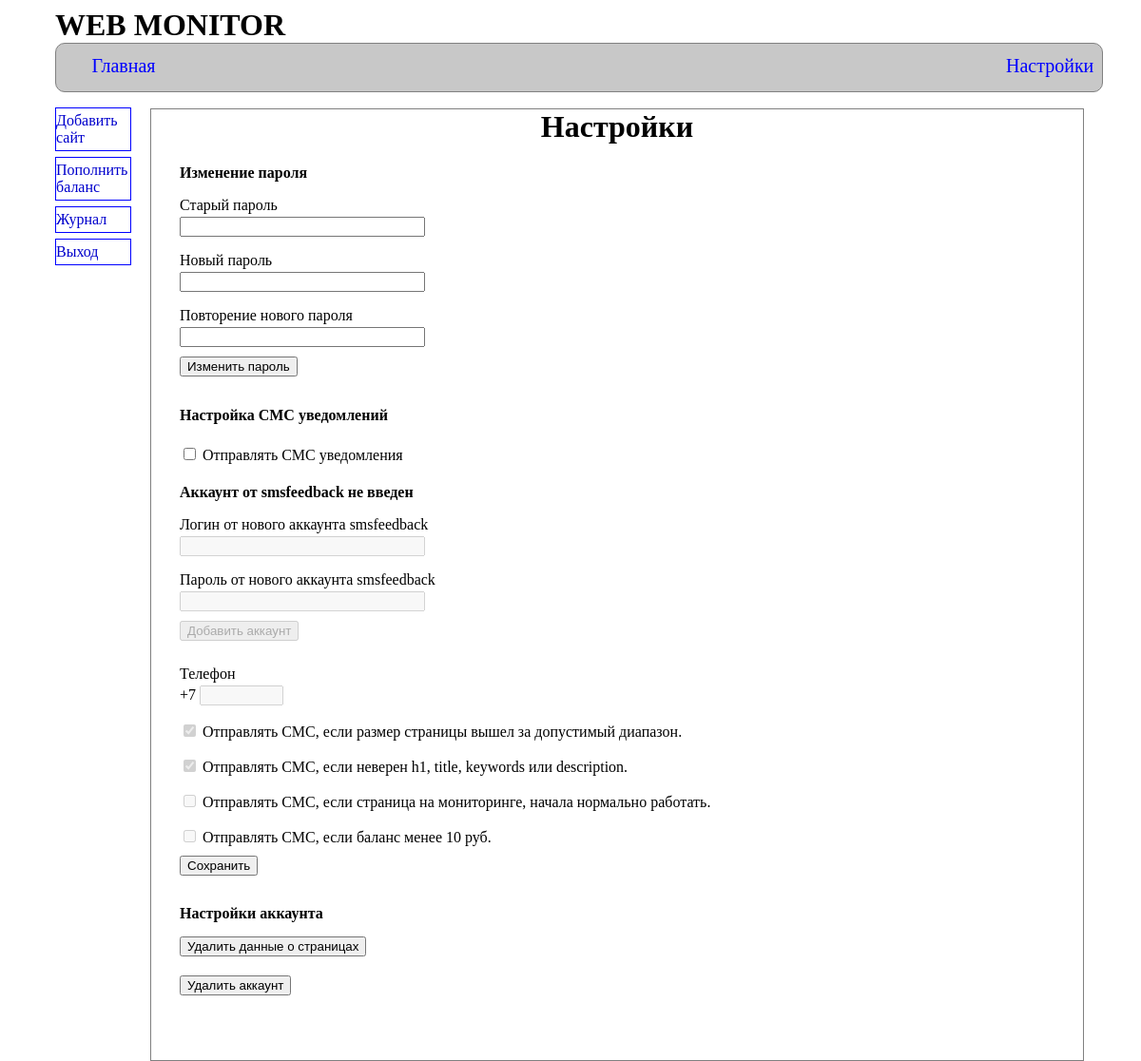
The page /option.php (signed in) on the database as committed earlier.
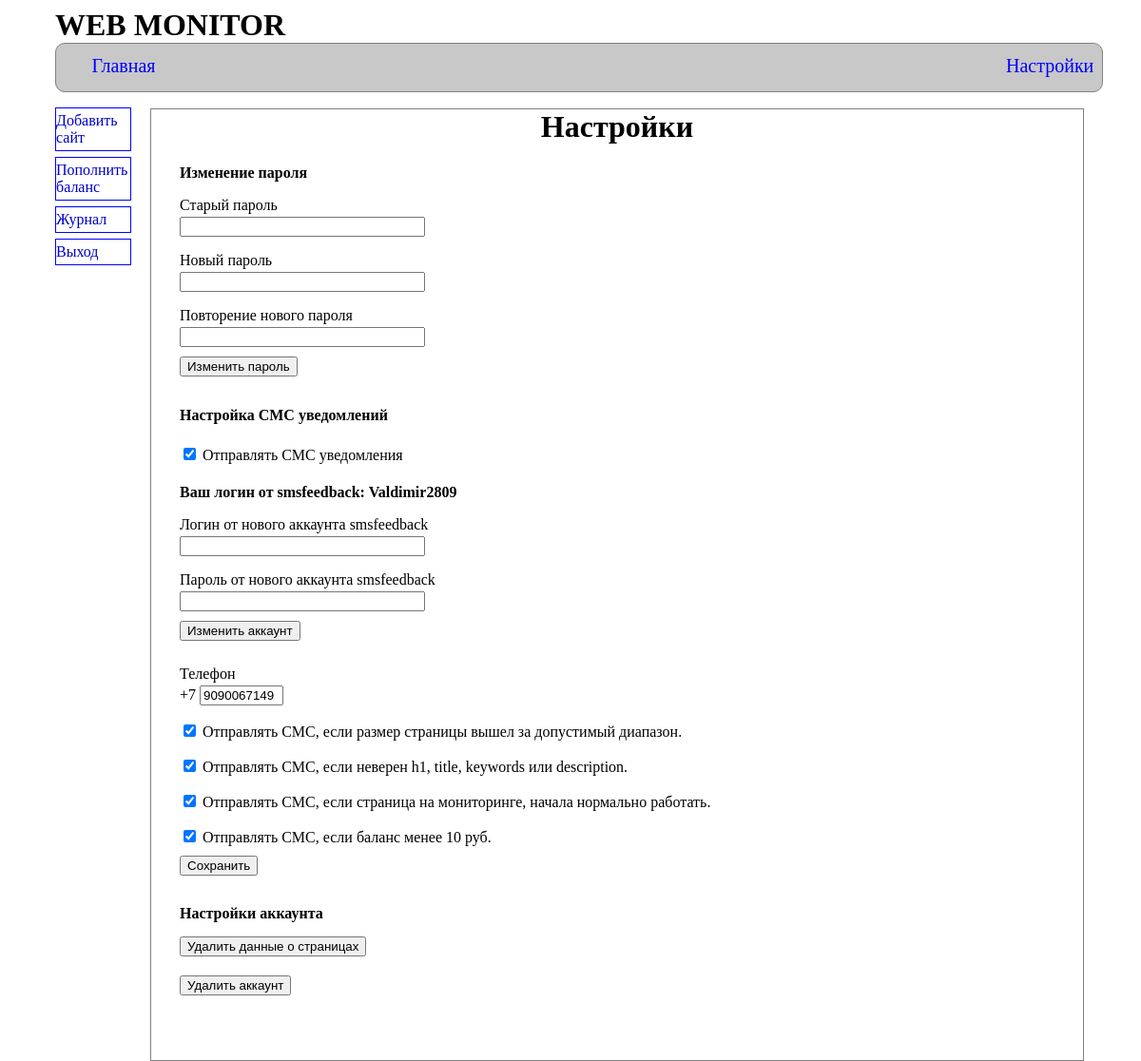
The same page on the database as committed later.
### tables this page shows
CREATE TABLE IF NOT EXISTS `user_option` (
  `id` int(11) NOT NULL AUTO_INCREMENT,
  `name` varchar(100) NOT NULL,
  `surname` varchar(100) NOT NULL,
  `login` varchar(100) NOT NULL,
  `password` text NOT NULL,
  `sms_submit` tinyint(1) NOT NULL,
  `login_smsfeedback` text NOT NULL,
  `password_smsfeedback` text NOT NULL,
  `telephone` varchar(11) NOT NULL,
  `sms_size` tinyint(1) NOT NULL DEFAULT '1',
  `sms_meta` tinyint(1) NOT NULL DEFAULT '1',
  `sms_normal` tinyint(1) NOT NULL DEFAULT '0',
  `sms_balance` tinyint(1) NOT NULL DEFAULT '0',
  PRIMARY KEY (`id`)
);

### modelUserOption.php (called while the page is built, shortened)
<?php
class modelUserOption
{
    public function getSmsOption()
    {
        $conn= connectDB();
        $sql="SELECT sms_submit,login_smsfeedback,telephone,sms_size,sms_meta,sms_normal,sms_balance"
                . " FROM user_option LIMIT 1";
        $result=$conn->query($sql);
        return $result->fetch(PDO::FETCH_ASSOC);
    }
}

### option.php (the view, shortened to what this page needs)
<?php
    require_once 'modelUserOption.php';
    require_once 'modelUserOption.php';
    $DBUserOption=new modelUserOption();
    $data=$DBUserOption->getSmsOption();
?>
<!DOCTYPE html>
 <html>
<html>
    <head>
        <link rel="stylesheet" href="style/main.css" type="text/css">
        <link rel="stylesheet" href="style/option.css" type="text/css">
    </head>
    <body>
        <header>
            <h1> WEB MONITOR</h1>
            <div id="headDiv">
                <a href="index.php">
                    <div id="headIndexA">
                        <p> Главная</p>
                    </div>
                </a>
                <a href="option.php">
                    <div id="headOptionA">
                        <p> Настройки</p>
                    </div>
                </a>
            </div>
        </header>
        <nav>
            <ul>
                <li><div><a href="/enterUrlPage.php"><p>Добавить сайт</p></a></li></div>
            <li><div> <a href="https://www.smsfeedback.ru/users/invoices/addinvoiceform.php">
                        <p>Пополнить баланс</p></a> </li></div>
            <li><div> <a href="journal.php"><p>Журнал</p></a></li></div>
            <li><div> <a href="serverFunc.php?exit=true"><p>Выход</p></a></li></div>
             </ul>
        </nav>
        <main>
        <div id="main">
            <h1>Настройки</h1>
            <form id="formChangePassword" action="serverFunc.php" method="post">
                <div id="divChangePassword">
                    <h4>Изменение пароля</h4>
                    <p>Старый пароль</p>
                    <input type="password" name="passwordOld" class="inputText">
                    <p>Новый пароль</p>
                    <input type="password" name="passwordNew" class="inputText">
                    <p>Повторение нового пароля</p>
                    <input type="password" name="passwordNew2"class="inputText">
                    <br>
                    <input type="submit" id="btnChangePassword" name="btnChangePassword" value="Изменить пароль">
                </div>
            </form>
            <form id="formSmsOption" action="serverFunc.php" method="post">
                <h4>Настройка СМС уведомлений</h4>
                <input type="checkbox" name="checkboxSms" id="checkboxSms"  class="chBox"
                     <?php if ($data['sms_submit']==1 ) echo "checked" ?> id="checkboxSMS" >
                <label for="checkboxSMS">Отправлять СМС уведомления</label>
                <?php if ($data['login_smsfeedback']!=''):?>
                    <h4> Ваш логин от smsfeedback: <?=$data['login_smsfeedback'] ?></h4>
                 <?php else:?>
                    <h4> Аккаунт от smsfeedback не введен</h4>
                <?php endif?>
                <p class="SMS">Логин от нового аккаунта smsfeedback</p>
                <input type="text" class="SMS inputText" name="loginSmsFeedBack"
                       value="<?=$loginSms?>"
                >
                <p class="SMS">Пароль от нового аккаунта smsfeedback</p>
                <input type="password" class="SMS inputText" name="passwordSmsFeedBack" >
                <br>
                <input type="submit"class="SMS" id="btnChangeAccountSms" name="btnChangeAccountSms"
                       value="<?php if ($data['login_smsfeedback']!='') echo "Изменить аккаунт";
                           else echo "Добавить аккаунт";
                        ?>"
                >
                <p class="SMS">Телефон</p>
                <span id="spanTelephone">+7</span>
                <input type="text" class="SMS " id="telephone" name="telephone"value="<?=substr($data['telephone'],1) ?>"
                       title="Номер телефона на который будут присылаться СМС уведомления"
                >
                <br>
                <input type="checkbox" name="checkboxSmsSize" id="checkboxSmsSize"  class="chBox SMS"
                     <?php if ($data['sms_size']==1 ) echo "checked" ?>  >
                <label for="checkboxSmsSize">Отправлять СМС, если размер страницы вышел за допустимый диапазон.</label>
                <br>
                <input type="checkbox" name="checkboxSmsMeta" id="checkboxSmsMeta" class="chBox SMS"
                     <?php if ($data['sms_meta']==1 ) echo "checked" ?>  >
                <label for="checkboxSmsMeta">Отправлять СМС, если неверен h1, title, keywords или description.</label>
                <br>
                <input type="checkbox" name="checkboxSmsNormal" id="checkboxSmsNormal" class="chBox SMS"
                     <?php if ($data['sms_normal']==1 ) echo "checked" ?>  >
                <label for="checkboxSmsNormal">Отправлять СМС, если страница на мониторинге, начала нормально работать.</label>
                <br>
                <input type="checkbox" name="checkboxSmsBalance" id="checkboxSmsBalance" class="chBox SMS"
                     <?php if ($data['sms_balance']==1 ) echo "checked" ?> >
                <label for="checkboxSmsBalance">Отправлять СМС, если баланс менее 10 руб.</label>
                <br>
                <input type="submit" id="btnSaveOption" name="btnSaveOption" value="Сохранить">
            </form>
            <form id="formAccountOption" action="serverFunc.php" method="post">
                <h4> Настройки аккаунта</h4>
                <input type="submit" id="btnDeleteData" name="btnDeleteData" value="Удалить данные о страницах">
                <br>
                <input type="submit" id="btnDeleteAccount" name="btnDeleteAccount" value="Удалить аккаунт">
            </form>
        </div>
        </main>
    </body>
</html>

### style/main.css (style rules this page uses)
body { position:absolute; width: 1100px; left: 50%; transform: translate(50,0); }
h1 { margin-bottom: 0px; margin-top: 0px; }
#headDiv { background-color: rgb(200,200,200); border-radius: 10px; border: 1px solid gray; width: 100%; height: 50px; }
#headIndexA,#headOptionA { position: absolute; display: inline; color: blue; margin-top: -8px; font-size: 15pt; }
#headIndexA { left: 2%; width: 100px; height: 60px; }
#headIndexA>p { text-align: center; }
#headOptionA { left:1000px; width: 100px; height: 60px; }
main { border: 1px solid gray; }
nav { position: absolute; height:200px; width: 80px; float:left; z-index: 5; margin-top: 10px; }
main { position: relative; top: 7px; left: 100px; width: 980px; height: 800px; margin-top: 10px; }
ul { padding-left: 0px; margin: 0px; }
ul>li { list-style-type: none; }
ul>li>div { border: 1px solid blue; margin: 6px 0px; }
ul>li>div>a>p { margin:4px 0px; }
a { outline: none !important; text-decoration: none; color: #00C; }

### style/option.css (style rules this page uses)
main { height:1000px; }
main h1 { text-align: center; }
main form { margin-left: 30px; }
main form p { margin-bottom: 3px; }
main form h4 { margin-bottom: 5px; }
.inputText { width: 250px; }
#telephone { width:80px; }
#btnChangePassword,#btnSaveOption, #btnDeleteAccount,#btnDeleteData,#btnChangeAccountSms { margin: 10px 0px; }
.chBox { margin-top: 20px; }

Rows that differ between the two databases and show on the page:
changed user_option: sms_submit "☐" → "☑"; login_smsfeedback (not shown) → "Valdimir2809"; btnChangeAccountSms "Добавить аккаунт" → "Изменить аккаунт"; sms_normal "☐" → "☑"; sms_balance "☐" → "☑"
Other text that changed with them:
form field telephone: (not shown) → "9090067149"
text no longer shown: "Аккаунт от smsfeedback не введен"
text now shown: "Ваш логин от smsfeedback:"
